Frame 1 (no input): blank canvas, image omitted
Frame 60 (the mouse pressed at the canvas centre just before this capture): blank canvas, image omitted
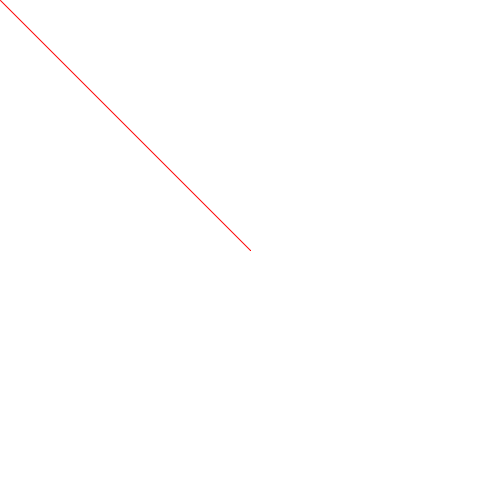
Frame 120 (the mouse held since frame 60 and released just before this capture)

The Processing sketch whose frames 1 and 60 were blank and that drew this single picture after the mouse press (run headless with seeded random() and noise(); from frame 60 on, the mouse is pressed at the canvas centre):

// Processing sketch: week01_5
// ── week01_5.pde
void setup()
{
  size(500,500);
  background(#FFFFFF);
  stroke(255, 0, 0);
}
void draw()
{
  if(mousePressed)
  {
    line(mouseX, mouseY, pmouseX, pmouseY);
  }
}
void keyPressed()
{
  if(key == '1') stroke(#0710F2);
  if(key == '2') stroke(#1AFF0F);
  if(key == '3') stroke(#F78800);
}
